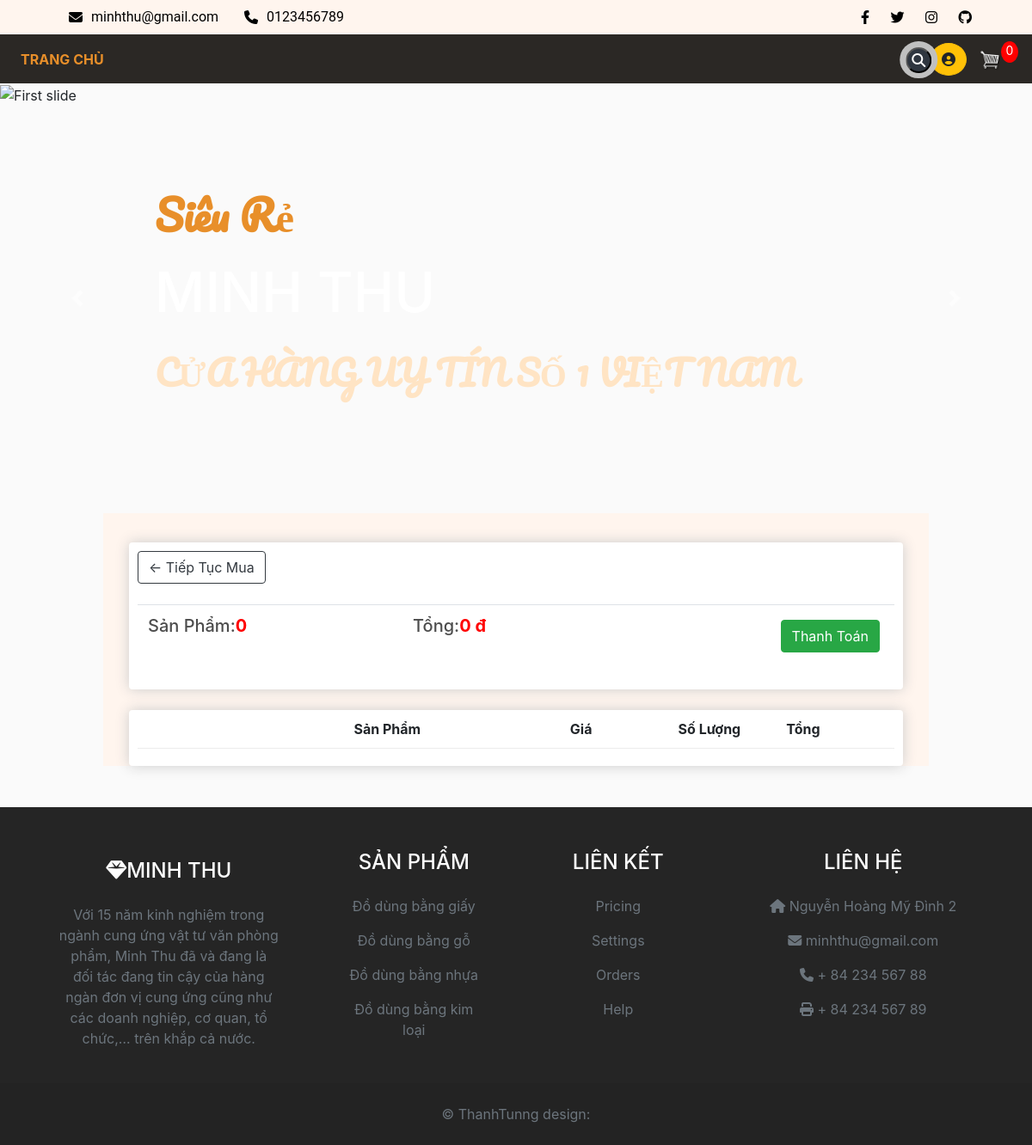
The page /cart/ (signed in) on the database as committed earlier.
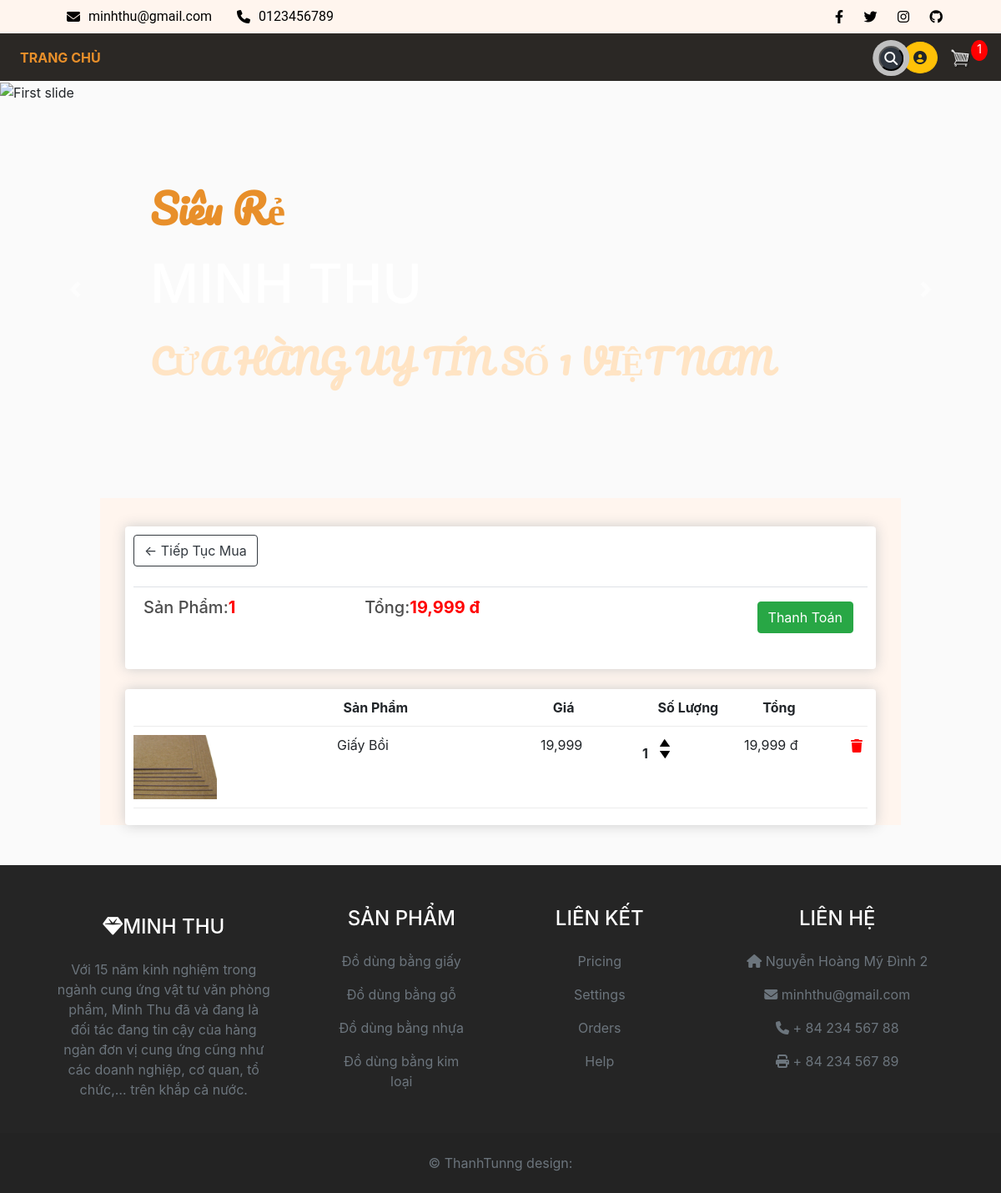
The same page on the database as committed later.
### store/models.py (models this page shows, shortened)
class Order(models.Model):
    customer = models.ForeignKey(Customer, null= True, on_delete=models.SET_NULL, blank= True)
    date_ordered = models.DateTimeField(auto_now_add= True)
    complete = models.BooleanField(default= False, null = True, blank= False)#Don hang mac dinh phai la chua hoan thanh
    transaction_id = models.CharField(max_length= 200, null = True)
    @property
    def get_cart_total(self):
        orderitems = self.orderitem_set.all()
        total = sum([item.get_total for item in orderitems])
        return total
    @property
    def get_cart_items(self):
        orderitems = self.orderitem_set.all()
        total = sum([item.quantity for item in orderitems])
        return total

class OrderItem(models.Model):
    order = models.ForeignKey(Order, null=True, on_delete=models.SET_NULL, blank=True)
    product = models.ForeignKey(Product, null=True, on_delete=models.SET_NULL, blank=True)
    quantity = models.IntegerField(default=0, null= True, blank= False)
    date_added = models.DateTimeField(auto_now_add= True)
    @property
    def get_total(self):
        total = self.product.price * self.quantity
        return total

class Product(models.Model):
    name = models.CharField(max_length= 200, null= True)
    price = models.FloatField()
    category = models.ForeignKey(Category, null= True, on_delete=models.SET_NULL, blank= True)
    digital = models.BooleanField(default= False, null = True, blank= False)
    image = models.ImageField(null=True, blank= True)
    @property
    def imageURL(self):
        try:
            url = self.image.url
        except:
            url = ''
        return url

### store/views.py (the view)
# urls.py: path('cart/', views.cart, name="cart"),
def cart(request):
    data = cartData(request)
    cartItems = data['cartItems']
    order = data['order']
    items = data['items']
    context = {'items': items, 'order': order, 'cartItems': cartItems}
    return render(request, 'store/cart.html', context)

### store/utils.py (called while the page is built)
def cartData(request):
    if request.user.is_authenticated:#kiem tra xem nguoi dung da dang nhap vao trang web hay chua
        customer = request.user.customer#truy xuat doi tuong khach hang duoc lien ket voi nguoi dung
        order, created = Order.objects.get_or_create(customer = customer, complete = False)
        items = order.orderitem_set.all()
        cartItems = order.get_cart_items
    else:
        cookieData = cookieCart(request)
        cartItems = cookieData['cartItems']
        order = cookieData['order']
        items = cookieData['items']
    return {'cartItems': cartItems, 'order':order, 'items': items}

### store/templates/store/cart.html (shortened to what this page needs)
 {% extends 'store/main.html' %}
{% load static %}
{% load humanize %}
{% block content %}
	<div class="row">
		<div class="col-lg-12">
			<div class="box-element">
				<a  class="btn btn-outline-dark" href="{% url 'store' %}">&#x2190; Tiếp Tục Mua</a>
				<br>
				<br>
				<table class="table">
					<tr>
						<th><h5>Sản Phẩm:<strong style = "color: red">{{order.get_cart_items}}</strong></h5></th>
						<th><h5>Tổng:<strong style = "color: red">{{order.get_cart_total|floatformat|intcomma}} đ</strong></h5></th>
						<th>
							<a  style="float:right; margin:5px;" class="btn btn-success" href="{% url 'checkout' %}">Thanh Toán</a>
						</th>
					</tr>
				</table>
			</div>
			<br>
			<div class="box-element">
				<div class="cart-row">
					<div style="flex:2"></div>
					<div style="flex:2"><strong>Sản Phẩm</strong></div>
					<div style="flex:1"><strong>Giá</strong></div>
					<div style="flex:1"><strong>Số Lượng</strong></div>
					<div style="flex:1"><strong>Tổng </strong></div>
				</div>
				{% for item in  items %}
				<div class="cart-row">
					<div style="flex:2"><img class="row-image" src="{{item.product.imageURL}}"></div>
					<div style="flex:2"><p>{{item.product.name}}</p></div>
					<div style="flex:1"><p>{{item.product.price|floatformat|intcomma}}</p></div>
					<div style="flex:1">
						<p class="quantity">{{item.quantity}}</p>
						<div class="quantity">
							<img data-product = "{{item.product.id}}" data-action = "add" class="chg-quantity update-cart" src="{% static  'images/arrow_up.png' %}">
							<img data-product = "{{item.product.id}}" data-action = "remove" class="chg-quantity update-cart" src="{% static  'images/arrow_down.png' %}">
						</div>
					</div>
					<div style="flex:1"><p>{{item.get_total|floatformat:0|intcomma}} đ</p></div>
					<div>
						{% if item.id %}
						  {% if user.is_authenticated %}
							<form method="POST" action="{% url 'remove-from-cart' item_id=item.id %}">
							  <button type="submit" style="border: none; background: none">
								<i style="color: red" class="fa fa-trash"></i>
							  </button>
							</form>
						  {% endif %}
						{% endif %}
					  </div>
				</div>
				{% endfor %}
			</div>
		</div>
	</div>
{% endblock content %}

Rows that differ between the two databases and show on the page:
removed Order: get_cart_items "0", get_cart_total "0"
added Order: get_cart_items "1", get_cart_total "19,999"
added OrderItem: product.imageURL (picture), product.name "Giấy Bồi", product.price "19,999", quantity "1", get_total "19,999"
Other text that changed with them:
{{ cartItems }}: "0" → "1"
